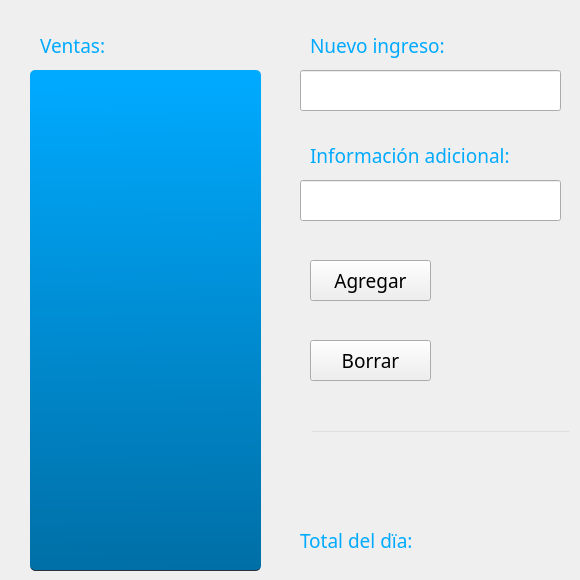
               <widget class="QWidget" name="page_ventas">
                <widget class="QTableWidget" name="listaVentas">
                 <property name="geometry">
                  <rect>
                   <x>30</x>
                   <y>70</y>
                   <width>231</width>
                   <height>501</height>
                  </rect>
                 </property>
                 <property name="font">
                  <font>
                   <family>Levenim MT</family>
                   <pointsize>12</pointsize>
                  </font>
                 </property>
                 <property name="focusPolicy">
                  <enum>Qt::StrongFocus</enum>
                 </property>
                 <property name="styleSheet">
                  <string notr="true">QTableWidget {	
	background-color: qlineargradient(spread:pad, x1:0.522682, y1:1, x2:0.516682, y2:0.011, stop:0 rgba(0, 111, 166, 255), stop:1 rgba(0, 170, 255, 255));
	border-radius: 5px;
	gridline-color: rgb(44, 49, 60);
	border-bottom: 1px solid rgb(44, 49, 60);
}
QTableWidget::item{
	border-color: rgb(44, 49, 60);
	padding-left: 5px;
	padding-right: 5px;
	gridline-color: rgb(44, 49, 60);
}
QTableWidget::item:selected{
	background-color: rgb(27, 55, 83);
}
QScrollBar:horizontal {
    border: none;
    background: rgb(52, 59, 72);
    height: 14px;
    margin: 0px 21px 0 21px;
	border-radius: 0px;
}
 QScrollBar:vertical {
	border: none;
    background: rgb(52, 59, 72);
    width: 14px;
    margin: 21px 0 21px 0;
	border-radius: 0px;
 }
QHeaderView::section{
	Background-color: qlineargradient(spread:pad, x1:0.522682, y1:1, x2:0.516682, y2:0.011, stop:0 rgba(0, 111, 166, 255), stop:1 rgba(0, 170, 255, 255));
	max-width: 30px;
	border: 1px solid rgb(44, 49, 60);
	border-style: none;
    border-bottom: 1px solid rgb(44, 49, 60);
    border-right: 1px solid rgb(44, 49, 60);
}
QTableWidget::horizontalHeader {	
	background-color:  qlineargradient(spread:pad, x1:0.522682, y1:1, x2:0.516682, y2:0.011, stop:0 rgba(0, 111, 166, 255), stop:1 rgba(0, 170, 255, 255));
}
QHeaderView::section:horizontal
{
    border: 1px solid rgb(32, 34, 42);
	background-color: qlineargradient(spread:pad, x1:0.522682, y1:1, x2:0.516682, y2:0.011, stop:0 rgba(0, 111, 166, 255), stop:1 rgba(0, 170, 255, 255));
	padding: 3px;
}
QHeaderView::section:vertical
{
    border: 1px solid rgb(44, 49, 60);
}</string>
                 </property>
                 <property name="frameShape">
                  <enum>QFrame::VLine</enum>
                 </property>
                 <property name="frameShadow">
                  <enum>QFrame::Sunken</enum>
                 </property>
                 <property name="lineWidth">
                  <number>2</number>
                 </property>
                 <property name="sizeAdjustPolicy">
                  <enum>QAbstractScrollArea::AdjustIgnored</enum>
                 </property>
                 <property name="editTriggers">
                  <set>QAbstractItemView::NoEditTriggers</set>
                 </property>
                 <property name="selectionBehavior">
                  <enum>QAbstractItemView::SelectRows</enum>
                 </property>
                 <attribute name="horizontalHeaderDefaultSectionSize">
                  <number>77</number>
                 </attribute>
                 <attribute name="horizontalHeaderHighlightSections">
                  <bool>false</bool>
                 </attribute>
                 <attribute name="verticalHeaderVisible">
                  <bool>false</bool>
                 </attribute>
                 <attribute name="verticalHeaderHighlightSections">
                  <bool>false</bool>
                 </attribute>
                </widget>
                <widget class="QLabel" name="label_ventas">
                 <property name="geometry">
                  <rect>
                   <x>40</x>
                   <y>30</y>
                   <width>181</width>
                   <height>31</height>
                  </rect>
                 </property>
                 <property name="font">
                  <font>
                   <family>Levenim MT</family>
                   <pointsize>14</pointsize>
                   <weight>50</weight>
                   <bold>false</bold>
                  </font>
                 </property>
                 <property name="styleSheet">
                  <string notr="true">color: rgb(0, 170, 255);</string>
                 </property>
                 <property name="text">
                  <string>Ventas:</string>
                 </property>
                </widget>
                <widget class="QLabel" name="label_ingreso">
                 <property name="geometry">
                  <rect>
                   <x>310</x>
                   <y>30</y>
                   <width>171</width>
                   <height>31</height>
                  </rect>
                 </property>
                 <property name="font">
                  <font>
                   <family>Levenim MT</family>
                   <pointsize>14</pointsize>
                  </font>
                 </property>
                 <property name="styleSheet">
                  <string notr="true">color: rgb(0, 170, 255);</string>
                 </property>
                 <property name="text">
                  <string>Nuevo ingreso:</string>
                 </property>
                </widget>
                <widget class="QLabel" name="label_adicional">
                 <property name="geometry">
                  <rect>
                   <x>310</x>
                   <y>140</y>
                   <width>231</width>
                   <height>31</height>
                  </rect>
                 </property>
                 <property name="font">
                  <font>
                   <family>Levenim MT</family>
                   <pointsize>14</pointsize>
                  </font>
                 </property>
                 <property name="styleSheet">
                  <string notr="true">color: rgb(0, 170, 255);</string>
                 </property>
                 <property name="text">
                  <string>Información adicional:</string>
                 </property>
                </widget>
                <widget class="QPushButton" name="btn_agregar">
                 <property name="geometry">
                  <rect>
                   <x>310</x>
                   <y>260</y>
                   <width>121</width>
                   <height>41</height>
                  </rect>
                 </property>
                 <property name="font">
                  <font>
                   <family>Latha</family>
                   <pointsize>14</pointsize>
                  </font>
                 </property>
                 <property name="cursor">
                  <cursorShape>PointingHandCursor</cursorShape>
                 </property>
                 <property name="styleSheet">
                  <string notr="true">QPushButton {
	background-color: qlineargradient(spread:pad, x1:0.517, y1:1, x2:0.511, 				y2:0, stop:0 rgba(0, 69, 104, 255), stop:1 rgba(0, 170, 255, 255));
	color: rgb(0, 0, 0);
}

QPushButton:hover {
	background-color: qlineargradient(spread:pad, x1:0.517, y1:1, x2:0.511, 				y2:0, stop:0 rgba(0, 69, 104, 150), stop:1 rgba(0, 170, 255, 150));
	color: rgb(255, 255, 255);
}</string>
                 </property>
                 <property name="text">
                  <string>Agregar</string>
                 </property>
                </widget>
                <widget class="QPushButton" name="btn_borrar">
                 <property name="geometry">
                  <rect>
                   <x>310</x>
                   <y>340</y>
                   <width>121</width>
                   <height>41</height>
                  </rect>
                 </property>
                 <property name="font">
                  <font>
                   <family>Latha</family>
                   <pointsize>14</pointsize>
                  </font>
                 </property>
                 <property name="cursor">
                  <cursorShape>PointingHandCursor</cursorShape>
                 </property>
                 <property name="styleSheet">
                  <string notr="true">QPushButton {
	background-color: qlineargradient(spread:pad, x1:0.517, y1:1, x2:0.511, 				y2:0, stop:0 rgba(0, 69, 104, 255), stop:1 rgba(0, 170, 255, 255));
	color: rgb(0, 0, 0);
}

QPushButton:hover {
	background-color: qlineargradient(spread:pad, x1:0.517, y1:1, x2:0.511, 				y2:0, stop:0 rgba(0, 69, 104, 150), stop:1 rgba(0, 170, 255, 150));
	color: rgb(255, 255, 255);
}</string>
                 </property>
                 <property name="text">
                  <string>Borrar</string>
                 </property>
                </widget>
                <widget class="QLabel" name="label_dia">
                 <property name="geometry">
                  <rect>
                   <x>300</x>
                   <y>520</y>
                   <width>271</width>
                   <height>41</height>
                  </rect>
                 </property>
                 <property name="font">
                  <font>
                   <family>Levenim MT</family>
                   <pointsize>14</pointsize>
                  </font>
                 </property>
                 <property name="styleSheet">
                  <string notr="true">color: rgb(0, 170, 255);</string>
                 </property>
                 <property name="text">
                  <string>Total del dïa:</string>
                 </property>
                </widget>
                <widget class="QLineEdit" name="ingreso_entry">
                 <property name="geometry">
                  <rect>
                   <x>300</x>
                   <y>70</y>
                   <width>261</width>
                   <height>41</height>
                  </rect>
                 </property>
                 <property name="font">
                  <font>
                   <family>Levenim MT</family>
                   <pointsize>14</pointsize>
                  </font>
                 </property>
                 <property name="styleSheet">
                  <string notr="true">QLineEdit {
	background-color: qlineargradient(spread:pad, x1:0.522682, y1:1, 						x2:0.516682, y2:0.011, stop:0 rgba(0, 111, 166, 255), stop:1 rgba(0, 170, 			255, 255));
}

QLineEdit:hover {
	background-color: qlineargradient(spread:pad, x1:0.528, y1:1, x2:0.522, y2:0.596227, stop:0 rgba(0, 111, 166, 255), stop:1 rgba(0, 170, 255, 255));
}</string>
                 </property>
                </widget>
                <widget class="QLineEdit" name="adicional_entry">
                 <property name="geometry">
                  <rect>
                   <x>300</x>
                   <y>180</y>
                   <width>261</width>
                   <height>41</height>
                  </rect>
                 </property>
                 <property name="font">
                  <font>
                   <family>Levenim MT</family>
                   <pointsize>14</pointsize>
                  </font>
                 </property>
                 <property name="styleSheet">
                  <string notr="true">QLineEdit {
	background-color: qlineargradient(spread:pad, x1:0.522682, y1:1, 						x2:0.516682, y2:0.011, stop:0 rgba(0, 111, 166, 255), stop:1 rgba(0, 170, 			255, 255));
}

QLineEdit:hover {
	background-color: qlineargradient(spread:pad, x1:0.528, y1:1, x2:0.522, y2:0.596227, stop:0 rgba(0, 111, 166, 255), stop:1 rgba(0, 170, 255, 255));
}</string>
                 </property>
                </widget>
                <widget class="QLineEdit" name="label_status">
                 <property name="geometry">
                  <rect>
                   <x>310</x>
                   <y>430</y>
                   <width>261</width>
                   <height>41</height>
                  </rect>
                 </property>
                 <property name="font">
                  <font>
                   <family>Levenim MT</family>
                   <pointsize>14</pointsize>
                  </font>
                 </property>
                 <property name="cursor">
                  <cursorShape>ArrowCursor</cursorShape>
                 </property>
                 <property name="focusPolicy">
                  <enum>Qt::NoFocus</enum>
                 </property>
                 <property name="acceptDrops">
                  <bool>false</bool>
                 </property>
                 <property name="styleSheet">
                  <string notr="true">background-color: rgba(0,0,0,0);
color: rgb(0, 170, 255);</string>
                 </property>
                </widget>
               </widget>
